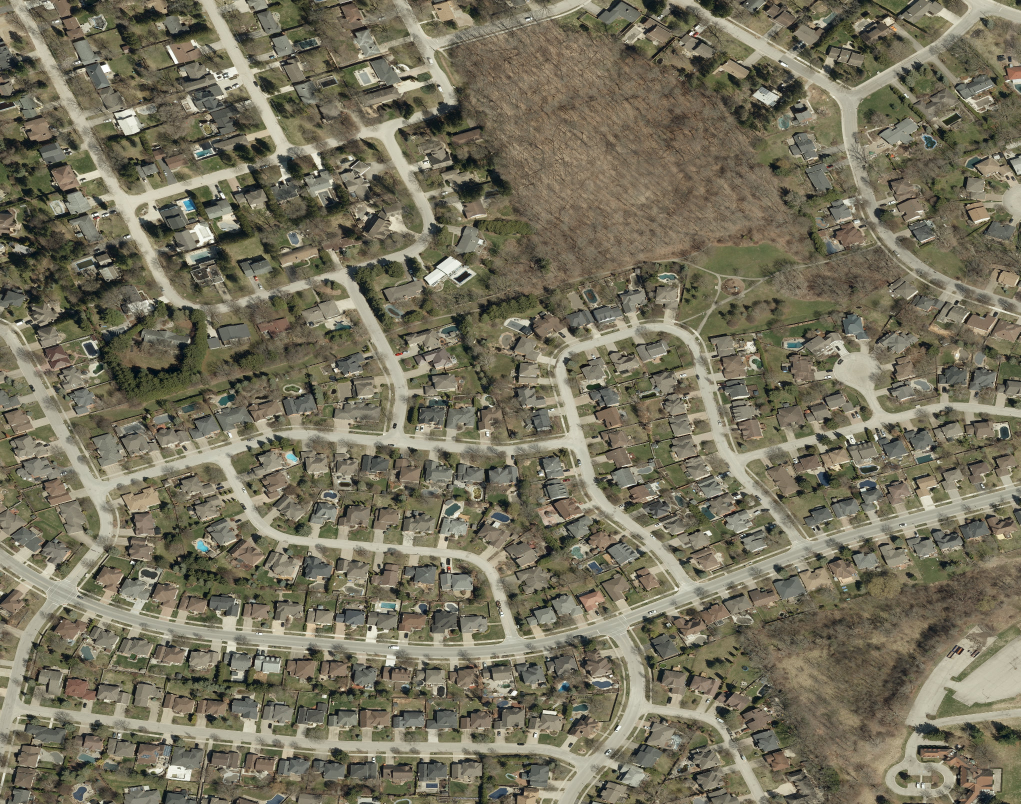
#> input picture data/region/aerial-fine-0-0.jpg, 2041 x 1608 px (shown at 1/2 size); its folder holds only this picture in this run
$ python surface_weathering.py
#> lines starting #> are read from the running program, lines starting #| are printed output that depends on the picture
import base64
import json
import zlib
from pathlib import Path

import numpy as np
from PIL import Image
from scipy.ndimage import distance_transform_edt, gaussian_filter, maximum_filter
from rasterio import Affine
from rasterio.features import rasterize
from shapely.geometry import Polygon

import geo

ROOT = Path(__file__).resolve().parents[1]
CACHE = ROOT / 'data' / 'region'
OUTPUT = ROOT / 'web' / 'look' / 'survey-weathering.mjs'


def boundary_ecology():
    parcel = json.loads((ROOT / 'web/campus-boundary.json').read_bytes())
    context = json.loads((ROOT / 'web/ground-materials.json').read_bytes())['landcover']['context']
    lx, nz, rx, sz = parcel['bounds']
    left, top = lx - 16, nz - 16
    step = 2.5
    w, h = int(np.ceil((rx + 16 - left) / step)), int(np.ceil((sz + 16 - top) / step))
    polygons = [Polygon(np.reshape(rings[0], (-1, 2)), [np.reshape(r, (-1, 2)) for r in rings[1:]]) for rings in parcel['polygons']]
    mask = rasterize(polygons, out_shape=(h, w), transform=Affine.translation(left, top) * Affine.scale(step), dtype='uint8')
    distance, nearest = distance_transform_edt(mask, return_indices=True)
    heights, widths = nearest
    x, z = left + (widths + .5) * step, top + (heights + .5) * step
    cl, ct, cr, cb = context['bounds']
    cw, ch = context['size']
    cover = np.frombuffer(zlib.decompress(base64.b64decode(context['coverage'])), 'uint8').reshape(ch, cw, 4)
    colors = cover[((z - ct) * ch / (cb - ct)).astype(int).clip(0, ch - 1), ((x - cl) * cw / (cr - cl)).astype(int).clip(0, cw - 1)]
    falloff = np.clip((distance * step - step) / 13, 0, 1)
    weight = (1 - falloff * falloff * (3 - 2 * falloff)) * (1 - colors[:, :, [0, 2, 3]].max(axis=2) / 255)
    near = distance_transform_edt(1 - mask) < 3
    pixels = np.dstack([np.rint(255 * weight * near), colors[:, :, 1] * near * (falloff < 1)]).astype('uint8')
    return {'width': w, 'height': h, 'bounds': [left, top, left + w * step, top + h * step],
            'samples': base64.b64encode(zlib.compress(pixels.tobytes(), 9)).decode()}


def pavement_weathering():
    size = 384
    mosaic = Image.new('RGB', (size, size))
#> mosaic: PIL image 384x384 RGB; every value is 0
    for row in range(4):
        for col in range(4):
            with Image.open(CACHE / f'aerial-fine-{col}-{row}.jpg') as tile:
#> tile is the input picture: PIL image 2041x1608 RGB; mean R, G, B 118.2, 113.6, 93.6
                mosaic.paste(tile.resize((size // 4, size // 4), Image.Resampling.BOX), (col * size // 4, row * size // 4))
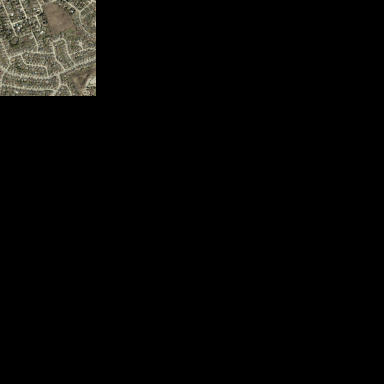
#> mosaic: PIL image 384x384 RGB; mean R, G, B 7.4, 7.1, 5.8
    surface = np.load(CACHE / 'regional-dsm.npy') - np.load(CACHE / 'regional-dtm.npy')
    relief = np.asarray(Image.fromarray(maximum_filter(surface, 5)).resize((size, size), Image.Resampling.BOX))
    rgb = np.asarray(mosaic, dtype=np.float32)
    r, g, b = rgb.transpose(2, 0, 1)
    value = .213 * r + .715 * g + .072 * b
    paved = (relief < .55) & (value > 72) & (value < 179) & (g - b < 18) & (abs(r - g) < 13)
    def level(radius):
        confidence = gaussian_filter(paved.astype(np.float32), radius)
        weighted = gaussian_filter(np.where(paved, value, 0), radius)
        return (weighted + 117 * .035) / (confidence + .035), confidence
    local, confidence = level(.72)
    regional, _ = level(5.0)
    grade = np.clip((local - regional) / 30, -1, 1) * np.clip(confidence * 2.5, 0, 1)
    sampled = (128 + 4 * np.rint(grade * 31)).astype(np.uint8)
    elements = json.loads((CACHE / 'map.json').read_bytes())['elements']
    nodes = {item['id']: item for item in elements if item['type'] == 'node'}
    covered = []
    for item in elements:
        tags = item.get('tags', {})
        if item['type'] != 'way' or tags.get('leisure') != 'pitch' or tags.get('surface', '').lower() != 'covered':
            continue
        ring = [geo.to_grid(nodes[n]['lat'], nodes[n]['lon']) for n in item['nodes']]
        apron = Polygon(ring).buffer(2.5, join_style='mitre')
        covered.append([round(v, 2) for point in apron.exterior.coords[:-1] for v in point])
    courts = json.dumps(covered, separators=(',', ':'))
    ecology = json.dumps(boundary_ecology(), separators=(',', ':'))
    return f'export const boundaryEcology={ecology};\nexport const coveredCourts={courts};\nexport const weatheringSize={size};\nexport const weatheringSamples=\'{base64.b64encode(zlib.compress(sampled.tobytes(), 9)).decode()}\';\n'


if __name__ == '__main__':
#> (the run stopped early here; a loop or call above may not have finished)
